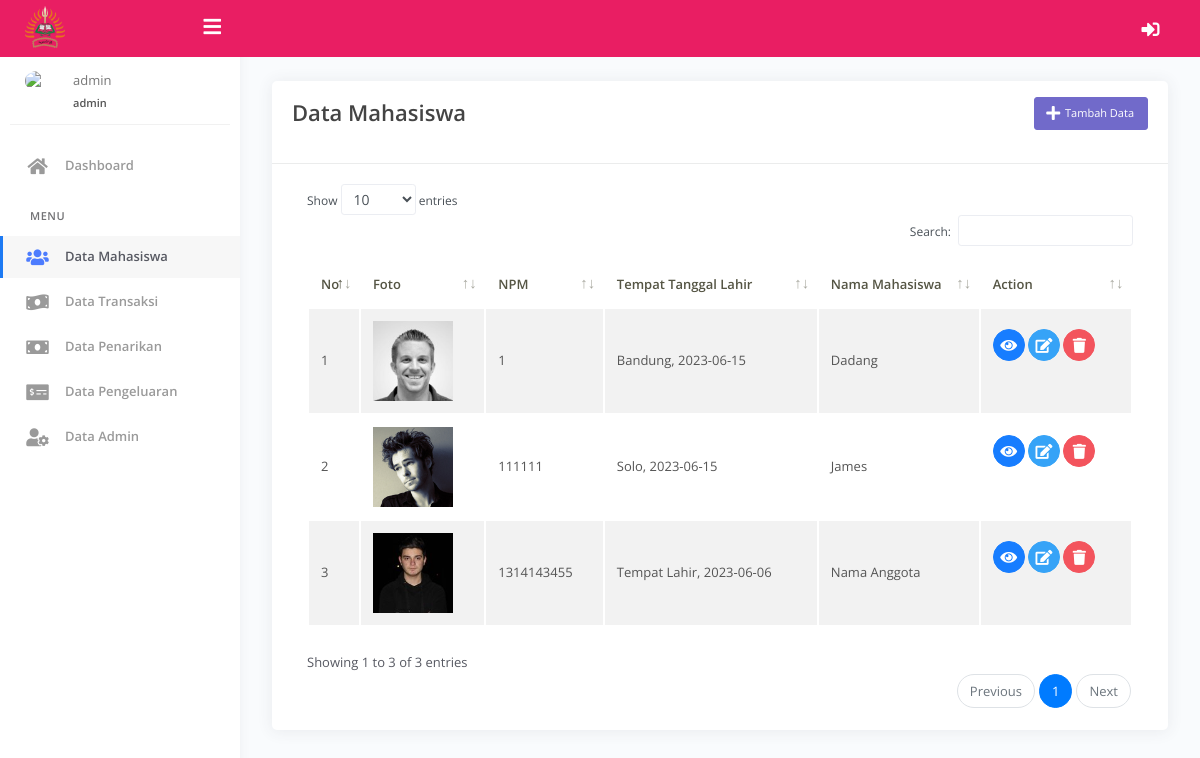
Screenshot of /?page=anggota (signed in) with the database file from the repository.
### tables this page shows
CREATE TABLE IF NOT EXISTS `tb_anggota` (
  `id_anggota` int NOT NULL AUTO_INCREMENT,
  `level_anggota` varchar(50) DEFAULT NULL,
  `nama_anggota` varchar(50) DEFAULT NULL,
  `npm` int DEFAULT NULL,
  `jurusan` varchar(50) DEFAULT NULL,
  `semester` varchar(50) DEFAULT NULL,
  `alamat` text,
  `no_hp` varchar(50) DEFAULT NULL,
  `tempat_lahir` varchar(50) DEFAULT NULL,
  `tanggal_lahir` date DEFAULT NULL,
  `foto` varchar(50) DEFAULT NULL,
  `username` varchar(50) DEFAULT NULL,
  `password` varchar(50) DEFAULT NULL,
  PRIMARY KEY (`id_anggota`)
);

### web/pages/anggota.php (the view, shortened to what this page needs)
<div class="page-inner">
    <div class="row">
        <div class="col-md-12">
            <div class="card">
                <div class="card-header">
                    <div class="row">
                        <div class="col-6">
                            <h4 class="page-title">Data Mahasiswa</h4>
                        </div>
                        <div class="col-6">
                            <div class="text-right">
                                <button class="btn-sm btn btn-secondary" data-toggle="modal" data-target="#exampleModal">
                                    <span class="btn-label">
                                    </span>
                                    Tambah Data
                                </button>
                            </div>
                        </div>
                    </div>
                </div>
                <div class="card-body">
                    <div class="table-responsive">
                        <table id="basic-datatables" class="display table table-striped table-hover">
                            <thead>
                                <tr>
                                    <th>No</th>
                                    <th>Foto</th>
                                    <th>NPM</th>
                                    <th>Tempat Tanggal Lahir</th>
                                    <th>Nama Mahasiswa</th>
                                    <th>Action</th>
                                </tr>
                            </thead>
                            <tbody>
                                <?php
                                $pos = 1;
                                $w = mysqli_query($conn, "SELECT *from tb_anggota where level_anggota =2");
                                while ($row = mysqli_fetch_object($w)) {
                                ?>
                                    <tr>
                                        <td> <?php echo $pos++; ?> </td>
                                        <td><img   src="assets/img/anggota/<?php echo $row->foto; ?>"  alt="" width="80"> </td>
                                        <td><?php echo $row->npm; ?></td>
                                        <td><?php echo $row->tempat_lahir . ", " . $row->tanggal_lahir; ?></td>
                                        <td><?php echo $row->nama_anggota; ?></td>
                                        <td>
                                            <p class="demo">
                                            <button data-toggle="modal" data-target="#exampleModalProfile<?php echo $row->id_anggota; ?>" type="button" class="btn-sm btn btn-icon btn-round btn-primary">
                                                    <i class="fas fa-eye"></i>
                                                </button>
                                                <button data-toggle="modal" data-target="#exampleModalEdit<?php echo $row->id_anggota; ?>" type="button" class="btn-sm btn btn-icon btn-round btn-info">
                                                    <i class="fas fa-edit"></i>
                                                </button>
                                                <a href="?page=anggota&act=del&id=<?php echo $row->id_anggota; ?>" onclick="return confirm('Apakah Anda Benar Benar Ingin Menghapus?')">
                                                    <button class="btn-sm btn btn-icon btn-round btn-danger"><i class="fa fa-trash"></i></button>
                                                </a>
                                            </p>
                                        </td>
                                    </tr>
                                <?php } ?>
                            </tbody>
                        </table>
                    </div>
                </div>
            </div>
        </div>
    </div>
</div>

### web/index.php (shortened to what this page needs)
<?php
include "api/+connection.php";
?>
<!DOCTYPE html>
<html lang="en">
<head>
	<link rel="stylesheet" href="assets/css/bootstrap.min.css">
	<link rel="stylesheet" href="assets/css/azzara.min.css">
	<link rel="stylesheet" href="assets/css/demo.css">
</head>
<body>
	<div class="wrapper">
		<div class="main-header" style="background-color: #E91E63;">
			<div class="logo-header">
				<a href="#" class="logo">
					<img width="40" src="assets/img/icon.png" alt="navbar brand" class="navbar-brand">
				</a>
				<div class="navbar-minimize">
					<button class="btn btn-minimize btn-rounded">
						<i class="fa fa-bars" style="color:white"></i>
					</button>
				</div>
			</div>
			<nav class="navbar navbar-header navbar-expand-lg">
				<div class="container-fluid">
					<ul class="navbar-nav topbar-nav ml-md-auto align-items-center">
						<li class="nav-item dropdown hidden-caret">
							<a onclick="return confirm('Apakah Anda   Ingin Logout?')" class="nav-link " href="logout.php" role="button">
								<i class="fas fa-sign-in-alt" style="color:white"></i>
							</a>
					</ul>
				</div>
			</nav>
		</div>
		<div class="sidebar">
			<div class="sidebar-wrapper scrollbar-inner">
				<div class="sidebar-content">
					<div class="user">
						<div class="avatar-sm float-left mr-2">
							<img src="assets/img/user.png" alt="..." class="avatar-img rounded-circle">
						</div>
						<div class="info">
							<a>
								<span>
									<?php echo $_SESSION['nama_anggota']; ?>
									<span class="user-level"><?php echo $_SESSION['username']; ?></span>
								</span>
							</a>
						</div>
					</div>
					<ul class="nav">
						<li class="nav-item <?php if (isset($_GET['page']) && $_GET['page'] == 'dashboard') {
												echo "active";
											} ?>">
							<a href="?page=dashboard">
								<i class="fas fa-home"></i>
								<p>Dashboard</p>
							</a>
						</li>
						<li class="nav-section">
							<h4 class="text-section">Menu</h4>
						</li>
						<li class="nav-item <?php if (isset($_GET['page']) && $_GET['page'] == 'anggota') {
												echo "active";
											} ?>">
							<a href="?page=anggota">
								<i class="fas fa-users"></i>
								<p>Data Mahasiswa</p>
							</a>
						</li>
						<li class="nav-item <?php if (isset($_GET['page']) && $_GET['page'] == 'transaksi') {
												echo "active";
											} ?>">
							<a href="?page=transaksi">
								<i class="fas fa-money-bill-wave"></i>
								<p>Data Transaksi</p>
							</a>
						</li>
						<li class="nav-item <?php if (isset($_GET['page']) && $_GET['page'] == 'penarikan') {
												echo "active";
											} ?>">
							<a href="?page=penarikan">
								<i class="fas fa-money-bill"></i>
								<p>Data Penarikan</p>
							</a>
						</li>
						<li class="nav-item <?php if (isset($_GET['page']) && $_GET['page'] == 'pengeluaran') {
												echo "active";
											} ?>">
							<a href="?page=pengeluaran">
								<i class="fas fa-money-check-alt"></i>
								<p>Data Pengeluaran</p>
							</a>
						</li>
						<li class="nav-item <?php if (isset($_GET['page']) && $_GET['page'] == 'admin') {
												echo "active";
											} ?>">
							<a href="?page=admin">
								<i class="fas fa-user-cog"></i>
								<p>Data Admin</p>
							</a>
						</li>
					</ul>
				</div>
			</div>
		</div>
		<div class="main-panel">
			<div class="content">
				<?php
				if (!isset($_GET['page'])) include "pages/dashboard.php";
				else {
					switch ($_GET['page']) {
						case 'anggota':
							include "pages/anggota.php";
							break;
					}
				}
				?>
			</div>
		</div>
	</div>
</body>
</html>

### web/assets/css/demo.css (style rules this page uses)
.demo .btn, .demo .progress { margin-bottom: 15px !important; }

### rows the page displays
tb_anggota: foto (picture), npm "1", tempat_lahir "Bandung", tanggal_lahir "2023-06-15", nama_anggota "Dadang"
tb_anggota: foto (picture), npm "111111", tempat_lahir "Solo", tanggal_lahir "2023-06-15", nama_anggota "James"
tb_anggota: foto (picture), npm "1314143455", tempat_lahir "Tempat Lahir", tanggal_lahir "2023-06-06", nama_anggota "Nama Anggota"

### other values shown
$_SESSION['nama_anggota'] "admin"
$_SESSION['username'] "admin"
